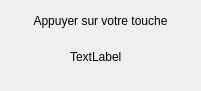
<?xml version="1.0" encoding="UTF-8"?>
<ui version="4.0">
 <class>Dialog_Key</class>
 <widget class="QDialog" name="Dialog_Key">
  <property name="geometry">
   <rect>
    <x>0</x>
    <y>0</y>
    <width>201</width>
    <height>91</height>
   </rect>
  </property>
  <property name="windowTitle">
   <string>Dialog</string>
  </property>
  <widget class="QLabel" name="label">
   <property name="geometry">
    <rect>
     <x>20</x>
     <y>10</y>
     <width>161</width>
     <height>21</height>
    </rect>
   </property>
   <property name="text">
    <string>Appuyer sur votre touche</string>
   </property>
   <property name="alignment">
    <set>Qt::AlignCenter</set>
   </property>
  </widget>
  <widget class="QLabel" name="key_label">
   <property name="geometry">
    <rect>
     <x>70</x>
     <y>50</y>
     <width>54</width>
     <height>13</height>
    </rect>
   </property>
   <property name="text">
    <string>TextLabel</string>
   </property>
  </widget>
 </widget>
 <resources/>
 <connections/>
</ui>
